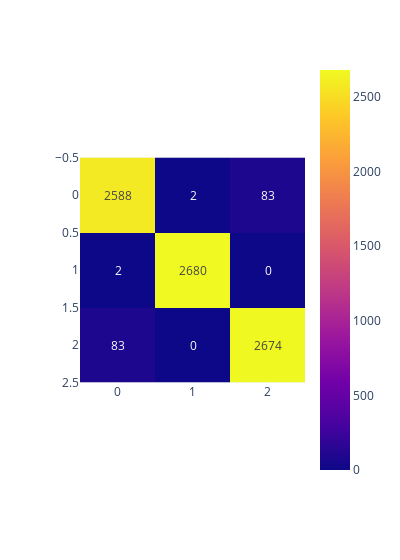

Notebook source saved alongside this figure:
### Code cell
z = confusion_matrix(y_test, y_pred)

fig = px.imshow(z, text_auto=True, width= 400)
fig.show()

### Figure 1 — Plotly figure (JSON) as saved in the notebook; plotly's stock layout.template omitted (floating-point values rounded to 4 significant figures)
{"data": [{"coloraxis": "coloraxis", "hovertemplate": "x: %{x}<br>y: %{y}<br>color: %{z}<extra></extra>", "name": "0", "texttemplate": "%{z}", "type": "heatmap", "xaxis": "x", "yaxis": "y", "z": [[2588, 2, 83], [2, 2680, 0], [83, 0, 2674]]}], "layout": {"coloraxis": {"colorscale": [[0, "#0d0887"], [0.1111, "#46039f"], [0.2222, "#7201a8"], [0.3333, "#9c179e"], [0.4444, "#bd3786"], [0.5556, "#d8576b"], [0.6667, "#ed7953"], [0.7778, "#fb9f3a"], [0.8889, "#fdca26"], [1, "#f0f921"]]}, "margin": {"t": 60}, "width": 400, "xaxis": {"anchor": "y", "constrain": "domain", "domain": [0, 1], "scaleanchor": "y"}, "yaxis": {"anchor": "x", "autorange": "reversed", "constrain": "domain", "domain": [0, 1]}}}
